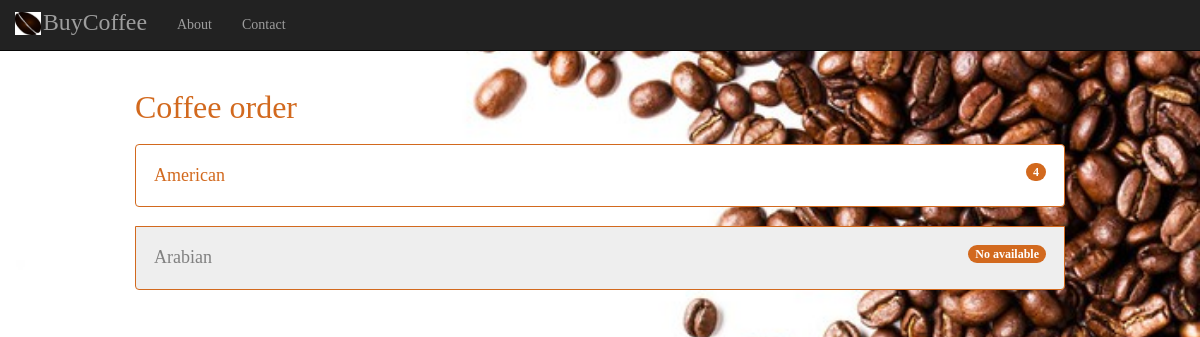
/coffee/, run on an earlier commit of the app's database.
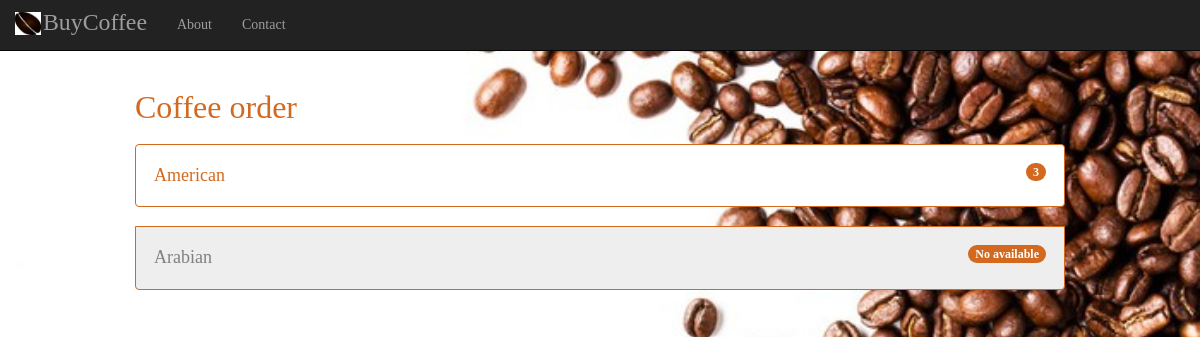
And on a later commit of the database.
### coffee/models.py (models this page shows, shortened)
class CoffeeCapsule(models.Model):
    AMERICAN = 'American'
    ARABIAN = 'Arabian'
    COFFEE_CHOICES = (
        (AMERICAN, 'American'),
        (ARABIAN, 'Arabian'),
    )
    coffeeType = models.CharField('Type', choices=COFFEE_CHOICES, max_length=25)
    additionDate = models.DateTimeField('addition date', default=timezone.now)
    expirationDate = models.DateTimeField('expiration date')
    coffeeDescription = models.TextField('Description', max_length=200, help_text="Insert a brief product description")
    coffeePrice = models.DecimalField('Price', max_digits=4, decimal_places=2, default=0.50)
    coffeeQuantity = models.PositiveSmallIntegerField('Quantity', default=1, editable=True)

### coffee/views.py (the view)
# urls.py: path('', views.IndexView.as_view(), name='index'),
class IndexView(generic.ListView):
    template_name = 'coffee/index.html'
    context_object_name = 'coffee_list'
    def get_queryset(self):
        return CoffeeCapsule.objects.all().values('coffeeType').annotate(coffeeQuantity=Sum('coffeeQuantity'))

### coffee/templates/coffee/index.html (shortened to what this page needs)
<!doctype html>
<html>
    <head>
        {% load static %}
        <link href="{% static '/coffee/css/bootstrap.min.css' %}" rel="stylesheet" type="text/css">
        <link href="{% static '/coffee/css/custom.css' %}" rel="stylesheet" type="text/css">
    </head>
    <body background="{% static '/coffee/image/sfondo1.jpg' %}"></body>
    <body>
    <nav class="navbar navbar-inverse navbar-fixed-top" role="navigation">
        <div class="container">
            <div class="navbar-header">
                <a class="navbar-brand" href="{% url 'index' %}">
                    BuyCoffee
                </a>
            </div>
            <div class="collapse navbar-collapse" id="bs-example-navbar-collapse-1">
                <ul class="nav navbar-nav">
                    <li>
                        <a href="{% url 'about' %}">About</a>
                    </li>
                    <li>
                        <a href="{% url 'contact' %}">Contact</a>
                    </li>
                </ul>
            </div>
        </div>
    </nav>
        <div class="container-fluid">
            <h1>Coffee order</h1>
            {% load static %}
            {% if coffee_list %}
            <ul class="list-group">
                {% for capsule in coffee_list %}
                    {% if capsule.coffeeQuantity is 0 %}
                        <button type="button" class="list-group-item disabled">
                            <font color="#808080">{{ capsule.coffeeType }}</font>
                            <span class="badge badge-primary badge-pill">No available</span>
                        </button>
                    {% else %}
                        <a class="nounderline" href="{% url 'payment' capsule.coffeeType %}">
                            <button type="button" class="list-group-item">
                                <font color="#d2691e">{{ capsule.coffeeType }}</font>
                                <span class="badge badge-primary badge-pill">{{ capsule.coffeeQuantity }}</span>
                            </button>
                        </a>
                    {% endif %}
                {% endfor %}
            </ul>
            {% else %}
            <ul class="list-group-item-warning">Non ci sono cialde disponibili</ul>
            {% endif %}
        </div>
                {% load static %}
    </body>
</html>

### coffee/static/coffee/css/custom.css (style rules this page uses)
body { text-align: left; background-size: cover; background-repeat: no-repeat; font-family: Verdana; }
h1 { text-align: left; font-family: Verdana; font-size: 32px; color: chocolate; }
.nounderline { text-decoration-color: white; text-decoration: none !important; text-line-through-color: white; color: chocolate; }
.container-fluid { max-width: 80%; margin-left: auto; margin-right: auto; padding-top: 5em; }
.list-group-item { color: chocolate; border-color: chocolate; text-line-through-color: chocolate; margin-top: 2%; padding: 1em; font-size: large; }
.badge-primary { background-color: chocolate; }
.navbar-brand { font-size: 170%; padding: 12px 15px 0 28px; background-image: url(../image/download.jpeg); background-repeat: no-repeat; background-size: 26px 23px; background-position: 0 12px; }

What changed in the data, as far as the page shows it:
changed CoffeeCapsule "American": coffeeQuantity "4" → "3"
